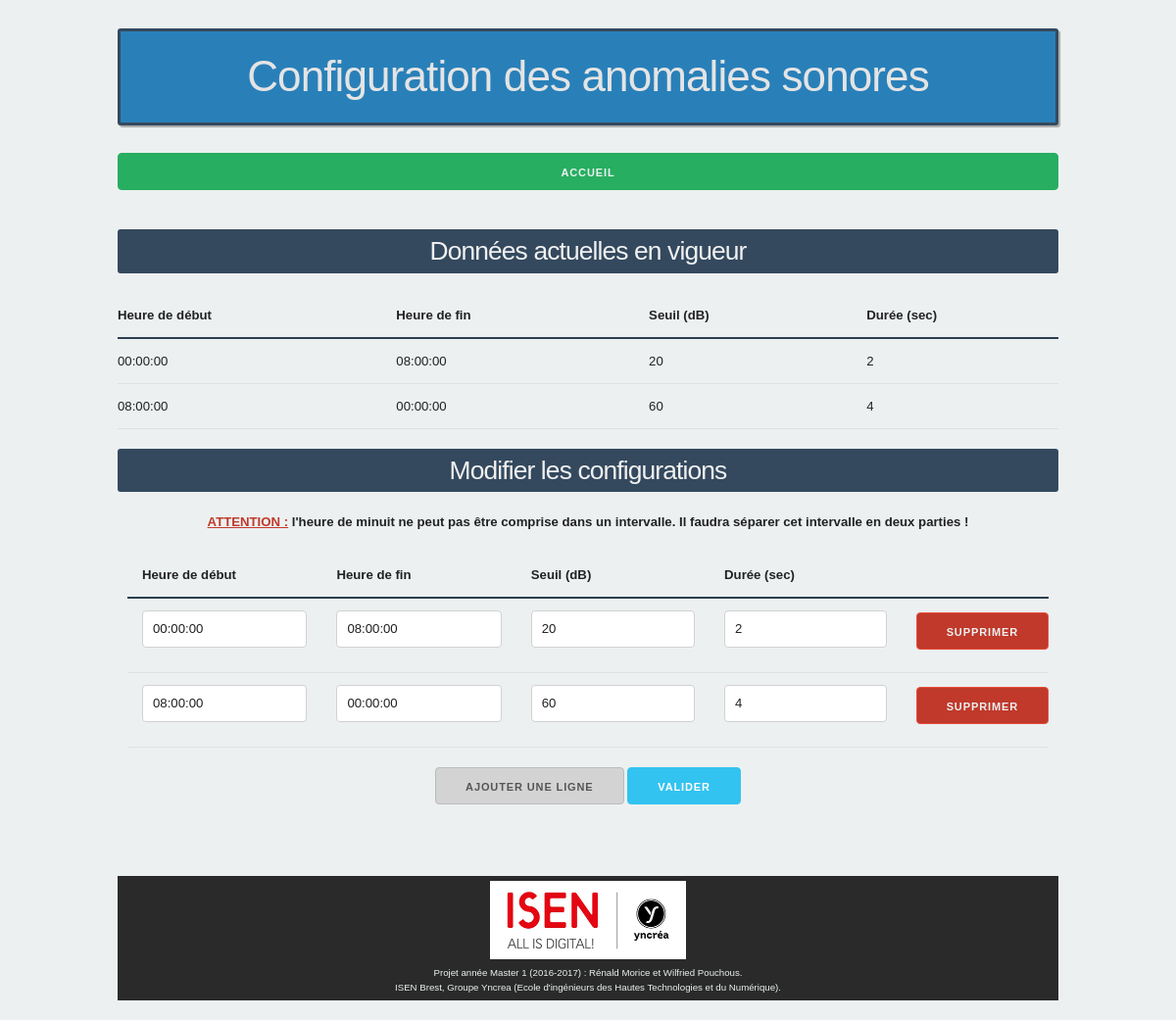
Screenshot of /monitoring_activite/views/cas_view.php with the database file from the repository.
### tables this page shows
CREATE TABLE `CONF_ANOMALIE_SONORE` (
  `id_conf_as` int(11) NOT NULL,
  `heure_debut` time NOT NULL,
  `heure_fin` time NOT NULL,
  `seuil` int(11) NOT NULL,
  `duree` int(11) NOT NULL
);

### monitoring_activite/objects/conf_anomalie_sonore_manager.php (called while the page is built)
<?php
include_once("conf_anomalie_sonore.php");
class ConfAnomalieSonoreManager{
	private $_db;
	private $_tab_cas;
	public function __construct($db){
		$this->_db = $db;
		$this->_tab_cas = array();
	}
	public function get_query_data($query){
		$sql = $this->_db->query($query);
		while ($row = $sql->fetch(PDO::FETCH_ASSOC)) {
			array_push($this->_tab_cas, new ConfAnomalieSonore($row));
		}
		return $this->_tab_cas;
	}
	public function get_all(){
		return $this->get_query_data("SELECT * FROM CONF_ANOMALIE_SONORE ORDER BY HEURE_DEBUT");
	}
}
?>

### monitoring_activite/objects/conf_anomalie_sonore.php (called while the page is built, shortened)
<?php
class ConfAnomalieSonore{
	private $_heure_debut;
	private $_heure_fin;
	private $_seuil;
	private $_duree;
	public function __construct(array $conf_anomalie_sonore){
		$this->_heure_debut = $conf_anomalie_sonore['heure_debut'];
		$this->_heure_fin = $conf_anomalie_sonore['heure_fin'];
		$this->_seuil = (int) $conf_anomalie_sonore['seuil'];
		$this->_duree = (int) $conf_anomalie_sonore['duree'];
	}
	public function heure_debut() { return $this->_heure_debut; }
	public function heure_fin() { return $this->_heure_fin; }
	public function seuil() { return $this->_seuil; }
	public function duree() { return $this->_duree; }
}
?>

### monitoring_activite/views/cas_view.php (the view, shortened to what this page needs)
<?php
include_once("../utils/bdd_connection.php");
include_once("../utils/static_html.php");
include_once("../objects/conf_anomalie_sonore_manager.php");
include_once("../objects/conf_anomalie_sonore_display.php");
$cas_manager = new ConfAnomalieSonoreManager($db);
$tab_cas = $cas_manager->get_all();
$cas_display = new ConfAnomalieSonoreDisplay($db);
echo '<h3>Données actuelles en vigueur</h3>';
echo $cas_display->get_all_cas(null);
echo '<h3 id="cas_form">Modifier les configurations</h3>';
echo '<div id="div_remark"><u class="red_font">ATTENTION :</u> l\'heure de minuit ne peut pas être comprise dans un intervalle. Il faudra séparer cet intervalle en deux parties !</div>';
echo '
	<div class="row">
		<form action="../form/check_form_cas.php" method="post">';
echo '
			<table class="u-full-width">
				<thead>
					<tr>
						<th class="id_cas">id</th>
						<th>Heure de début</th>
						<th>Heure de fin</th>
						<th>Seuil (dB)</th>
						<th>Durée (sec)</th>
					</tr>
				</thead>
				<tbody>';
if(!isset($form_ok) || $form_ok){
	foreach ($tab_cas as $cas){
		echo '
				<tr>
					<td class="id_cas"><input type="text" value="'.$cas->id_conf_as().'" name="id_conf_as[]"/></td>
					<td><input type="text" placeholder="--:--:--" value="'.$cas->heure_debut().'" name="heure_debut[]" class="u-full-width Tpicker"/></td>
					<td><input type="text" placeholder="--:--:--" value="'.$cas->heure_fin().'" name="heure_fin[]" class="u-full-width Tpicker"/></td>
					<td><input type="text" placeholder="entier positif" value="'.$cas->seuil().'" name="seuil[]" class="u-full-width"/></td>
					<td><input type="text" placeholder="entier positif" value="'.$cas->duree().'" name="duree[]" class="u-full-width"/></td>
					<td><button class="delete_cas_row red_btn" type="button">Supprimer</button></td>
				</tr>';
	}
}
echo '
				</tbody>
			</table>
			<div id="submit_cas" class="row">
				<button id="add_cas_row" type="button">Ajouter une ligne</button>
				<input class="button-primary" type="submit" value="Valider">
			</div>
		</form>
	</div>';
?>

### monitoring_activite/objects/conf_anomalie_sonore_display.php
<?php
include_once("conf_anomalie_sonore_manager.php");
class ConfAnomalieSonoreDisplay{
	private $_cas_manager;
	public function __construct($db){
		$this->_cas_manager = new ConfAnomalieSonoreManager($db);
	}
	public function get_all_cas($div_table_classes){
		echo $this->html_table_cas($this->_cas_manager->get_all(), $div_table_classes);
	}
	private function html_table_cas($tab_cas, $div_table_classes){
		$html = '
			<div class="row '. $div_table_classes .'">
				<table class="u-full-width">
					<thead>
						<tr>
							<th>Heure de début</th>
							<th>Heure de fin</th>
							<th>Seuil (dB)</th>
							<th>Durée (sec)</th>
						</tr>
					</thead>
					<tbody>';
		foreach ($tab_cas as $cas){
			$html .= '
				<tr>
					<td>'.$cas->heure_debut().'</td>
					<td>'.$cas->heure_fin().'</td>
					<td>'.$cas->seuil().'</td>
					<td>'.$cas->duree().'</td>
				</tr>';
		}
		$html .= '	</tbody>
				</table>
			</div>';
		return $html;
	}
}
?>

### monitoring_activite/css/skeleton.css (style rules this page uses)
html { font-size: 55%; }
body { font-size: 1.5em; line-height: 1.6; font-weight: 400; font-family: "Raleway", "HelveticaNeue", "Helvetica Neue", Helvetica, Arial, sans-serif; color: #222; }
h1, h2, h3, h4, h5, h6 { margin-top: 1rem; margin-bottom: 1rem; font-weight: 300; }
h3 { font-size: 2.2rem; line-height: 1.3; letter-spacing: -.1rem; }
@media (min-width: 550px) { h3 { font-size: 3rem; } }
.button, button, input[type="submit"], input[type="reset"], input[type="button"] { display: inline-block; height: 38px; padding: 0 30px; color: #555; text-align: center; font-size: 11px; font-weight: 600; line-height: 38px; letter-spacing: .1rem; text-transform: uppercase; text-decoration: none; white-space: nowrap; background-color: #d3d3d3 ; border-radius: 4px; border: 1px solid #bbb; cursor: pointer; box-sizing: border-box; }
.button.button-primary, button.button-primary, input[type="submit"].button-primary, input[type="reset"].button-primary, input[type="button"].button-primary { color: #FFF; background-color: #33C3F0; border-color: #33C3F0; }
input[type="email"], input[type="number"], input[type="search"], input[type="text"], input[type="tel"], input[type="url"], input[type="password"], textarea, select { height: 38px; padding: 6px 10px; background-color: #fff; border: 1px solid #D1D1D1; border-radius: 4px; box-shadow: none; box-sizing: border-box; }
input[type="email"], input[type="number"], input[type="search"], input[type="text"], input[type="tel"], input[type="url"], input[type="password"], textarea { -webkit-appearance: none; -moz-appearance: none; appearance: none; }
th, td { padding: 12px 15px; text-align: left; border-bottom: 1px solid #E1E1E1; }
th:first-child, td:first-child { padding-left: 0; }
th:last-child, td:last-child { padding-right: 0; }
button, .button { margin-bottom: 1rem; }
input, textarea, select, fieldset { margin-bottom: 1.5rem; }
pre, blockquote, dl, figure, table, p, ul, ol, form { margin-bottom: 0; }
.u-full-width { width: 100%; box-sizing: border-box; }
.container:after, .row:after, .u-cf { content: ""; display: table; clear: both; }

### monitoring_activite/css/monitoring_activite.css (style rules this page uses)
.red_font { color : #c0392b; }
.red_btn { background-color: #c0392b; border-radius: 4px; border: 1px solid #e74c3c; color : #ecf0f1; }
body { padding-top : 20px; background-color : #ecf0f1; font-family: "Corbert-Regular", Arial, sans-serif; }
h1,h2,h3,h5,h6 { text-align : center; padding-top : 5px; padding-bottom : 5px; }
h3 { margin-top: 20px; margin-bottom: 20px; background-color: #34495e; border-radius: 3px; color: #f1f1f1; }
thead { border-bottom : 2px solid #2c3e50; }
form { padding: 10px 10px 10px 10px; }
#submit_cas { text-align : center; margin-top : 20px; }
#div_remark { text-align : center; font-weight : bold; margin : 10px 0 10px 0; }

### rows the page displays
conf_anomalie_sonore: heure_debut "00:00:00", heure_fin "08:00:00", seuil "20", duree "2"
conf_anomalie_sonore: heure_debut "08:00:00", heure_fin "00:00:00", seuil "60", duree "4"

### other values shown
$title "Configuration des anomalies sonores"
